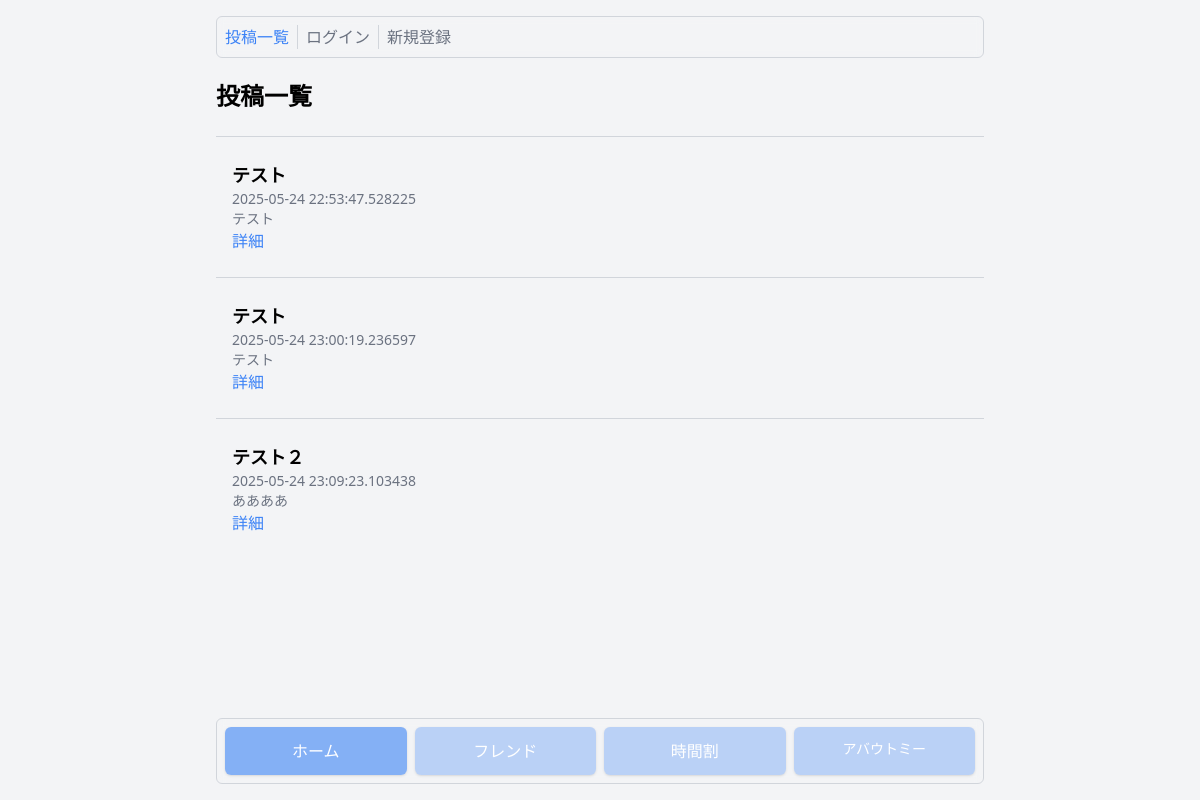
Page /home on the earlier database version.
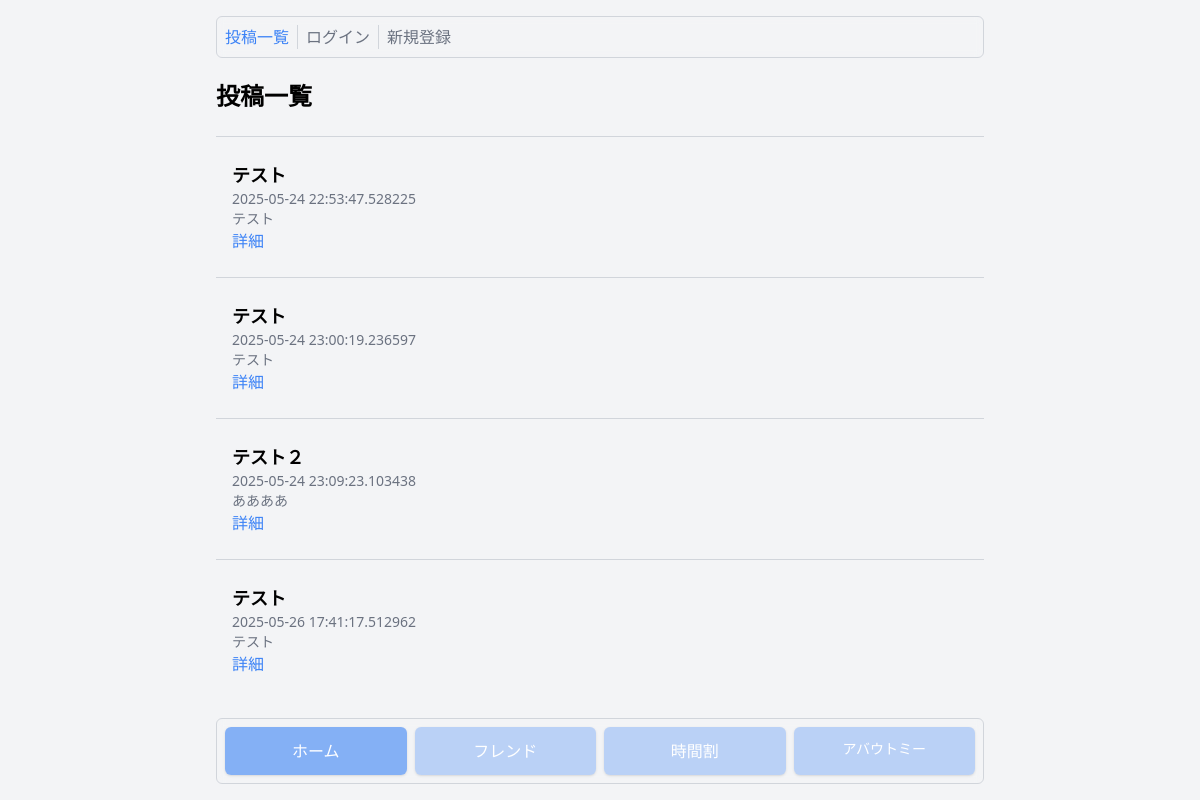
Same page on the later database version.
### app.py (models this page shows, shortened)
class Post(db.Model):
    __tablename__="posts"
    id=db.Column(db.String, primary_key=True, default=lambda x: str(uuid.uuid4()))
    title=db.Column(db.String, nullable=False)
    content=db.Column(db.String, nullable=False)
    ip=db.Column(db.String, nullable=False)
    created_at=db.Column(db.DateTime, default=datetime.now)
    user_id=db.Column(db.String, db.ForeignKey("users.id"), nullable=False)

### app.py (the view)
@app.route("/home")
def home():
    posts= Post.query.join(User).add_columns(User.username).all()
    return render_template("home.html", posts=posts)

### templates/home.html (shortened to what this page needs)
{% extends "base.html" %}
{% block content %}
<p class="text-2xl font-bold">投稿一覧</p>
{% for post in posts %}
<div class="my-6 border-t border-gray-300"></div>
<div class="px-4">
    <p class="text-lg font-bold">{{ post[0].title }}</p>
    <p class="text-sm text-gray-500">{{ post[0].created_at }}</p>
    <p class="text-sm text-gray-500">{{ post[0].content }}</p>
    <a href="{{ url_for('post', post_id=post[0].id) }}" class="text-blue-500">詳細</a>
</div>
{% endfor %}
<div class="grid grid-cols-4 gap-2 text-center border border-gray-300 rounded-md p-2 m-4 bottom-0 left-0 right-0 backdrop-blur-sm max-w-3xl mx-auto fixed">
    <a href="{{ url_for('home') }}" class="bg-blue-500/60 rounded-md text-white shadow py-3">ホーム</a>
    <a href="{{ url_for('friend') }}" class="bg-blue-500/30 rounded-md text-white shadow py-3">フレンド</a>
    <a href="{{ url_for('schedule') }}" class="bg-blue-500/30 rounded-md text-white shadow py-3">時間割</a>
    <a href="#" class="bg-blue-500/30 rounded-md text-white shadow py-3 text-sm">アバウトミー</a>
</div>
{% endblock %}

Differences in the rows shown:
added Post: title "テスト", created_at "2025-05-26 17:41:17.512962", content "テスト"
